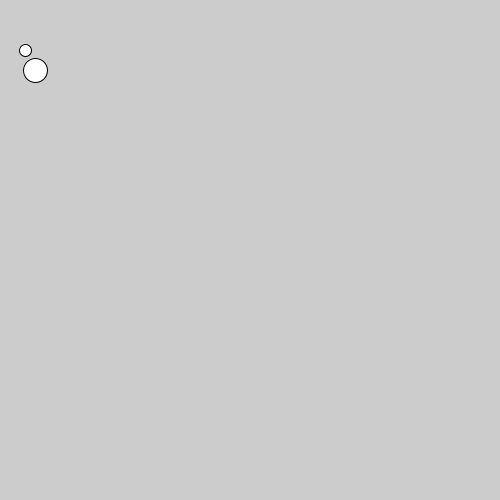
Frame 1 (no input)
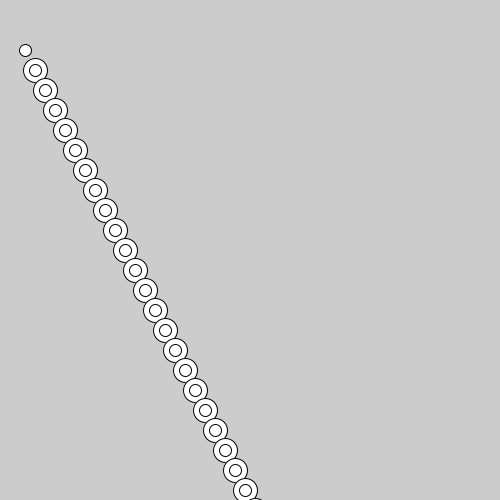
Frame 60 (the mouse pressed at the canvas centre just before this capture)
Frame 120 (the mouse held since frame 60 and released just before this capture): identical to frame 60, image omitted

The Processing sketch that drew these frames (run headless with seeded random() and noise(); from frame 60 on, the mouse is pressed at the canvas centre):

// Processing sketch: sketch_171201c
// ── sketch_171201c.pde
PVector v1,v2;

void setup(){
  size(500,500);
  v1 = new PVector(10, 20);
  v2 = new PVector(25, 50); 
  
}


void draw(){
  //ellipse(v1.x, v1.y, 12, 12);
  ellipse(v2.x, v2.y, 12, 12);
  v2.add(v1);
  ellipse(v2.x, v2.y, 24, 24);
  
}
